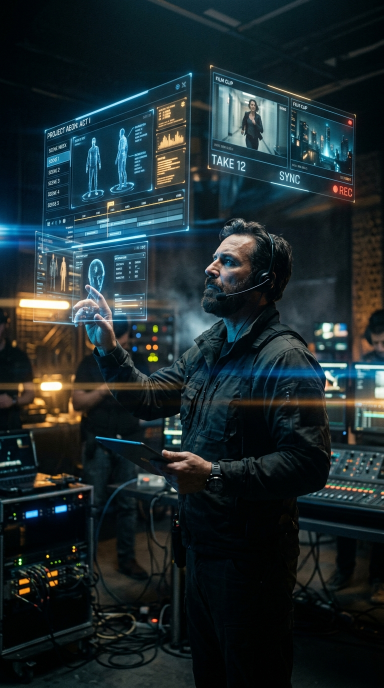
#> input picture exports/cine-prompt-pro-promo/keyframe_1_hook.jpg, 768 x 1376 px, given in place of logo_brand_alpha.jpg, which was not available (shown at 1/2 size)
$ python prepare_promo_branding_assets.py
#> lines starting #> are read from the running program, lines starting #| are printed output that depends on the picture; after the words box and inside, x2 and y2 are one past the last pixel; in counts of white or black regions, pixels touching at a corner belong together; pictures that were not available may be replaced by others from this repository, and a replacement may not be noted
#!/usr/bin/env python3
# -*- coding: utf-8 -*-
"""
prepare_promo_branding_assets.py
─────────────────────────────────────────────────────────────────────────────
Chuẩn bị tài nguyên Logo & Nhân Vật Đạo Diễn Trungvt cho Video Quảng Cáo:
1. Biến logo Alpha thành huy hiệu tròn (Circular Glass Badge) với viền phát sáng.
2. Chuẩn hóa chân dung Đạo Diễn Trungvt sang khung hình dọc 1080x1920 chuẩn 9:16.
─────────────────────────────────────────────────────────────────────────────
"""

import os
import sys
from PIL import Image, ImageDraw, ImageFilter, ImageOps

sys.stdout.reconfigure(encoding='utf-8')

WORKSPACE = r"c:\Users\Trungvt\.gemini\antigravity-ide\scratch\cinematic-prompt-v2"
PROMO_DIR = os.path.join(WORKSPACE, "exports", "cine-prompt-pro-promo")

def process_logo_badge():
    logo_path = os.path.join(PROMO_DIR, "logo_brand_alpha.jpg")
    out_badge = os.path.join(PROMO_DIR, "logo_circle_badge.png")

    img = Image.open(logo_path).convert("RGBA")
    w, h = img.size
#> w = 768; h = 1376

    # Tạo circular mask siêu mịn
    mask = Image.new("L", (w, h), 0)
#> mask: PIL image 768x1376 L; every value is 0
    draw = ImageDraw.Draw(mask)
    draw.ellipse((10, 10, w - 10, h - 10), fill=255)

    # Áp mask tròn
    circular = ImageOps.fit(img, (w, h), centering=(0.5, 0.5))
    circular.putalpha(mask)
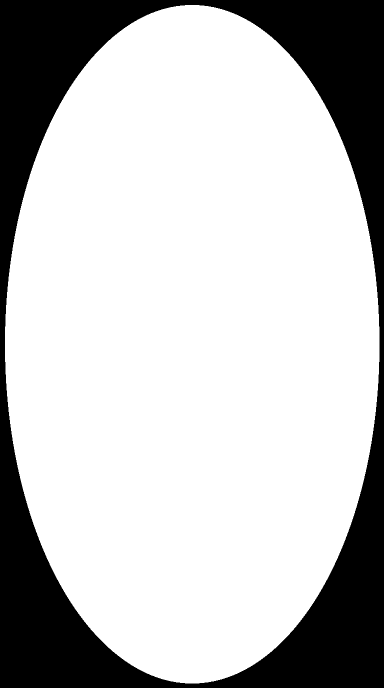
#> mask: PIL image 768x1376 L (shown at 1/2 size); 75.5% white; 1 black region, box (x1, y1, x2, y2) and area: (0, 0, 768, 1376) 258591

    # Tạo viền phát sáng tròn
    border_img = Image.new("RGBA", (w, h), (0, 0, 0, 0))
#> border_img: PIL image 768x1376 RGBA; every value is 0
    border_draw = ImageDraw.Draw(border_img)
    border_draw.ellipse((10, 10, w - 10, h - 10), outline=(255, 255, 255, 220), width=18)

    # Ghép viền
    badge = Image.alpha_composite(circular, border_img)
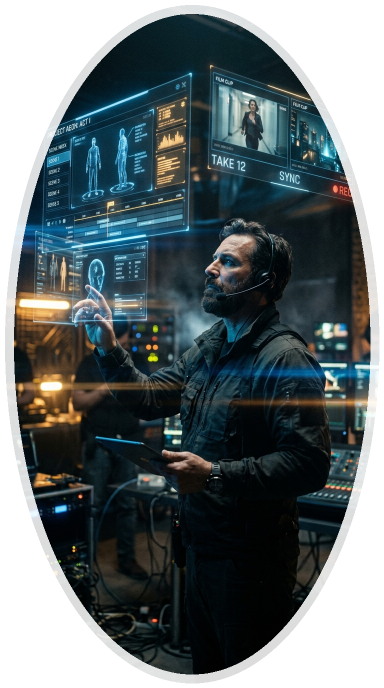
#> badge: PIL image 768x1376 RGBA (shown at 1/2 size); mean R, G, B, A 40.5, 52.8, 55.7, 192.6; transparent parts drawn white
    # Resize thành 180x180 cho overlay watermark
    badge_resized = badge.resize((180, 180), Image.Resampling.LANCZOS)
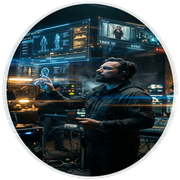
#> badge_resized: PIL image 180x180 RGBA; mean R, G, B, A 43.9, 53.9, 56.3, 192.6; transparent parts drawn white
    badge_resized.save(out_badge, "PNG")
    print(f"✅ Đã tạo Logo Badge tròn hoàn hảo: {out_badge}")
    return out_badge

def process_character_portrait():
    char_path = os.path.join(PROMO_DIR, "character_director_trungvt.jpg")
    out_portrait = os.path.join(PROMO_DIR, "keyframe_2_director_trungvt_916.jpg")

    img = Image.open(char_path).convert("RGB")
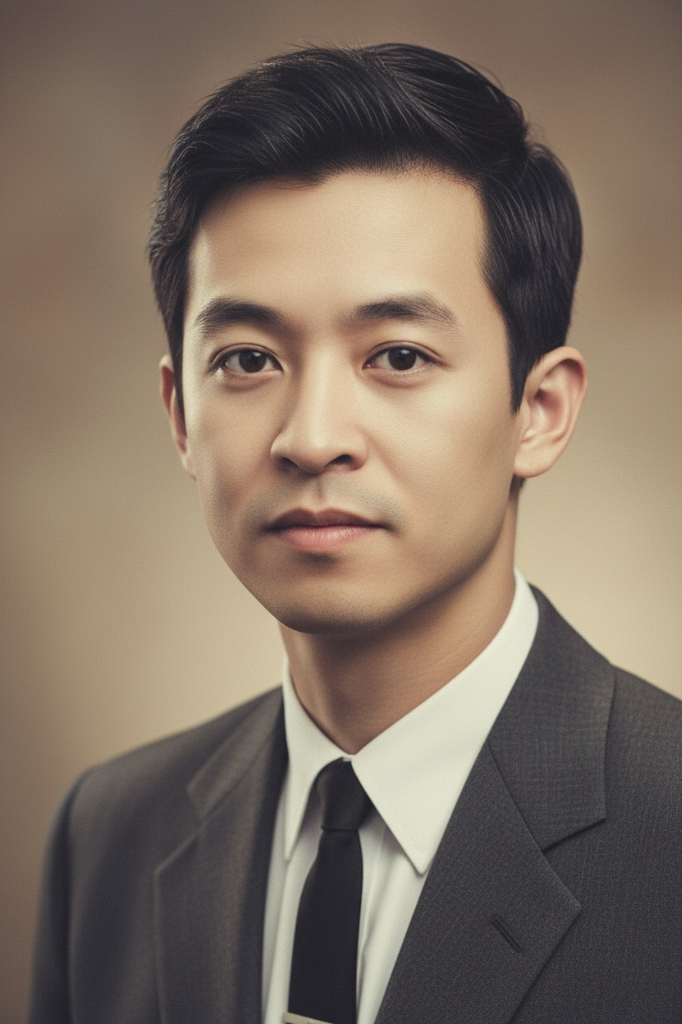
#> input picture exports/cine-prompt-pro-promo/character_director_trungvt.jpg, 682 x 1024 px, found by its file name
#> img is the input picture: PIL image 682x1024 RGB; mean R, G, B 127.7, 112.6, 98.8
    cw, ch = img.size
#> cw = 682; ch = 1024

    # Tạo nền 1080x1920 studio ấm áp từ ảnh gốc (blurred background)
    bg = img.resize((1080, 1920), Image.Resampling.LANCZOS)
    bg = bg.filter(ImageFilter.GaussianBlur(radius=35))
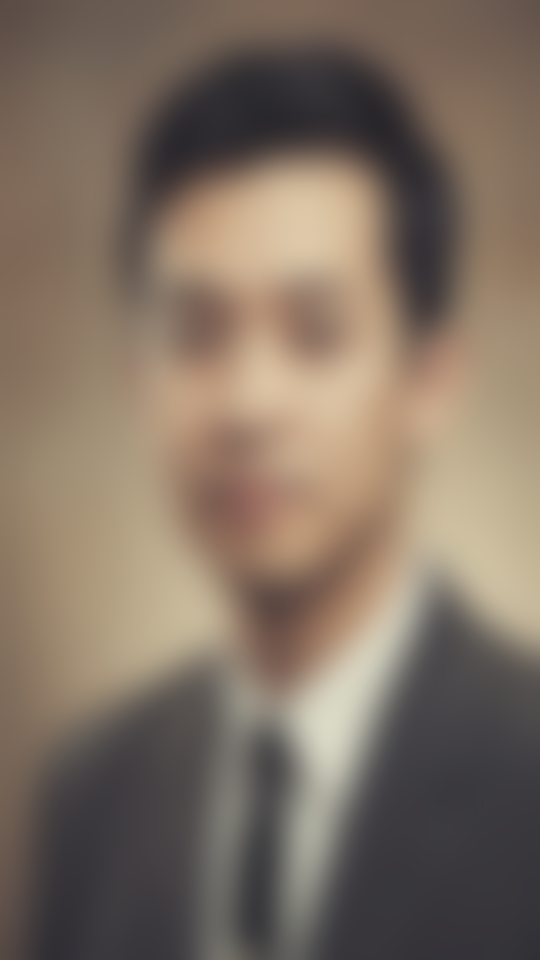
#> bg: PIL image 1080x1920 RGB (shown at 1/2 size); mean R, G, B 127.7, 112.5, 98.8
    # Hạ độ sáng nền để làm nổi bật nhân vật
    bg = ImageOps.autocontrast(bg)
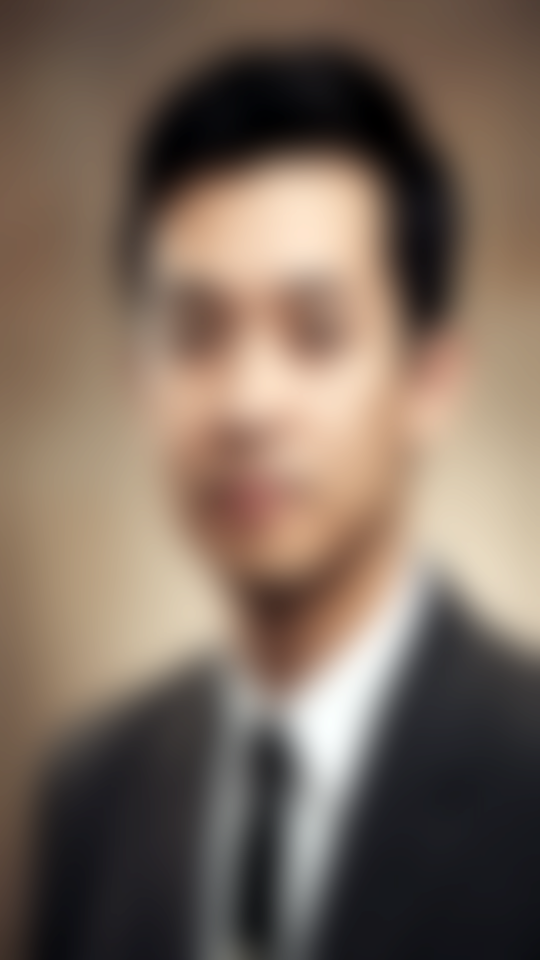
#> bg: PIL image 1080x1920 RGB (shown at 1/2 size); mean R, G, B 122.4, 105.1, 91.7

    # Scale nhân vật đặt ở trung tâm vừa vặn, chuẩn phong thái đạo diễn
    target_h = 1650
    target_w = int(cw * (target_h / ch))
#> target_w = 1098
    char_fg = img.resize((target_w, target_h), Image.Resampling.LANCZOS)

    # Tạo shadow mềm cho nhân vật
    paste_x = (1080 - target_w) // 2
#> paste_x = -9
    paste_y = 1920 - target_h  # Neo sát đáy

    bg.paste(char_fg, (paste_x, paste_y))
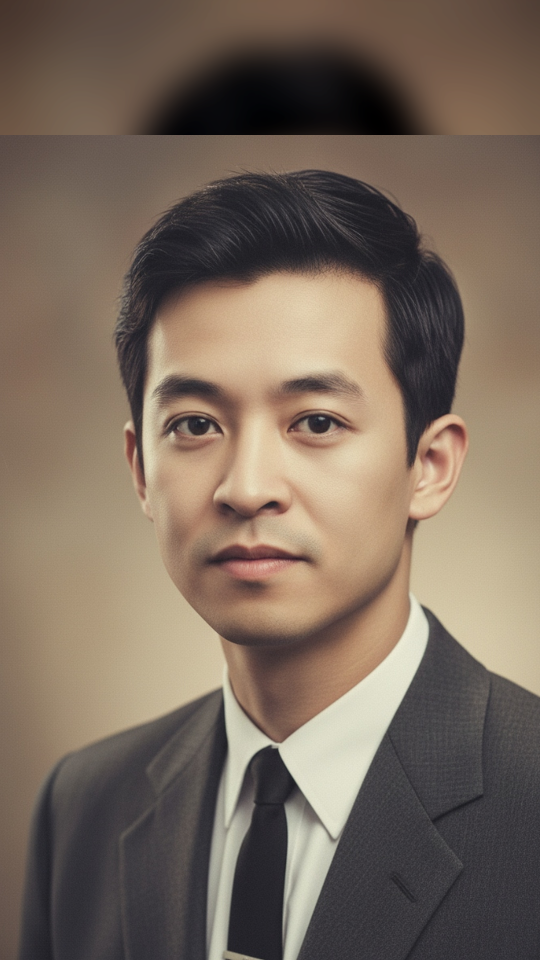
#> bg: PIL image 1080x1920 RGB (shown at 1/2 size); mean R, G, B 121.4, 106.1, 92.8

    # Tinh chỉnh tương phản điện ảnh (Hollywood Teal-Amber touch)
    bg.save(out_portrait, "JPEG", quality=95)
    print(f"✅ Đã chuẩn hóa Chân dung Đạo Diễn Trungvt 9:16: {out_portrait}")
    return out_portrait

if __name__ == '__main__':
    process_logo_badge()
    process_character_portrait()
